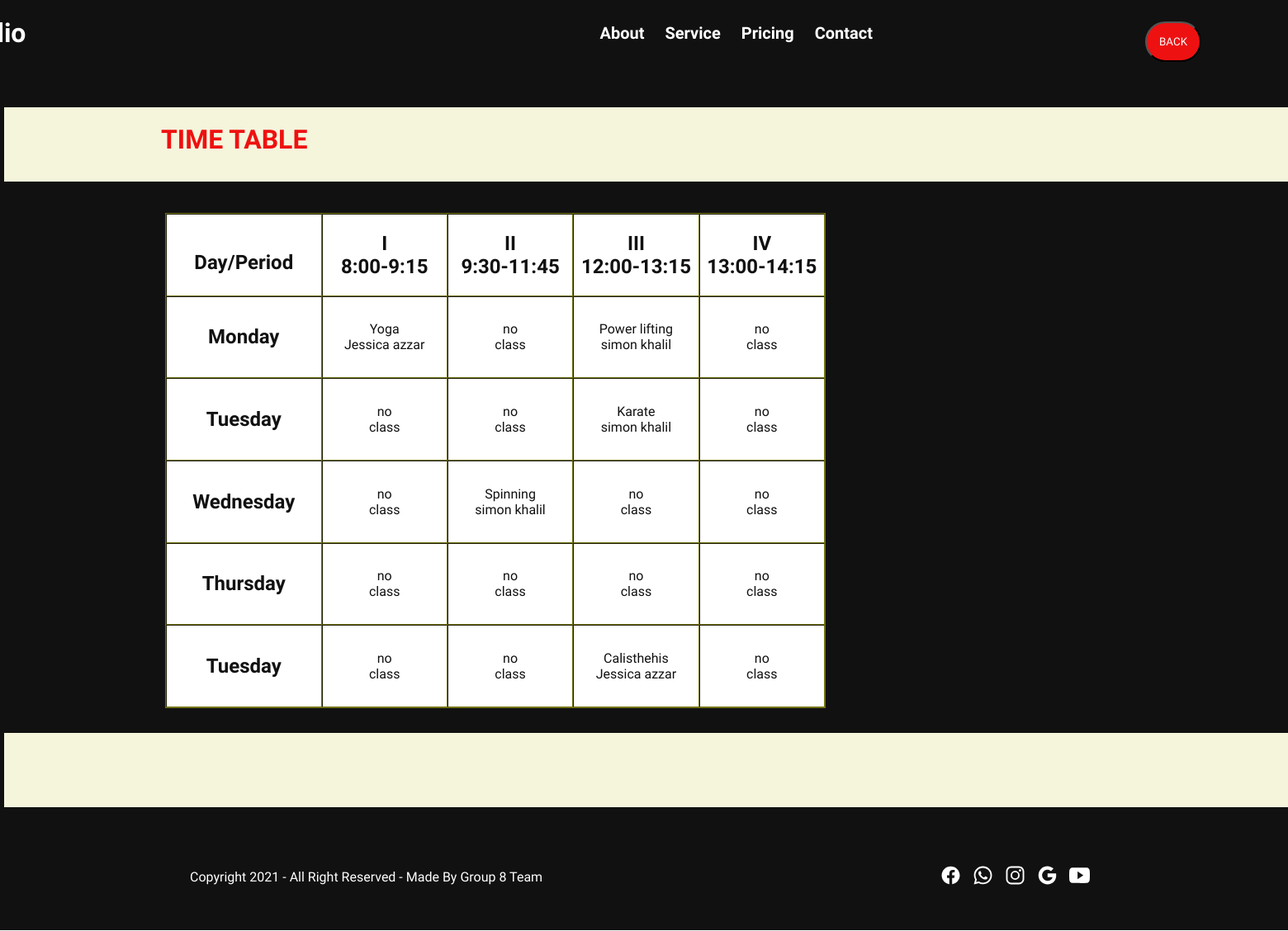
The app's page /viewschedule with its own data.
### gymApp/models.py (models this page shows, shortened)
class Class(models.Model):
  Class_id=models.CharField(primary_key=True,max_length=2)
  Class_name=models.CharField(max_length=30)
  Class_instructor=models.ForeignKey(Instructor,on_delete=models.CASCADE)
  Class_capacity=models.IntegerField(default=20)

class Instructor(models.Model):
    Male = 'M'
    Female = 'F'
    Gender = [
    ('M', 'Male'),
    ('F', 'Female'),
]
    Instructor_name = models.CharField(max_length=30)
    Instructor_email = models.CharField(max_length=30)
    Instructor_phone = models.IntegerField(default=0)
    Instructor_age=models.IntegerField()
    Instructor_photo=models.CharField(max_length=100)
    Instructor_specialty=models.CharField(max_length=100)
    Instructor_gender=models.CharField(
        max_length=1,
        choices=Gender,
        default=Male,
    )

### gymApp/views.py (the view)
# urls.py: url(r'^viewschedule$',views.ClassSchedule, name='ClassSchedule'),
def ClassSchedule(request):
    print("route of class chedule")
    S=Class.objects.all()
    M1=["no","class",""]
    M2=["no","class",""]
    M3=["no","class",""]
    M4=["no","class",""]
    T1=["no","class",""]
    T2=["no","class",""]
    T3=["no","class",""]
    T4=["no","class",""]
    W1=["no","class",""]
    W2=["no","class",""]
    W3=["no","class",""]
    W4=["no","class",""]
    R1=["no","class",""]
    R2=["no","class",""]
    R3=["no","class",""]
    R4=["no","class",""]
    F1=["no","class",""]
    F2=["no","class",""]
    F3=["no","class",""]
    F4=["no","class",""]
    Classes=Class.objects.all()
    timeslot=[]
    classname=[]
    instructor=[]
    capacity=[]
    for Clas in Classes:
        timeslot.append(Clas.Class_id)
        classname.append(Clas.Class_name)
        instructor.append(Clas.Class_instructor.Instructor_name)
        capacity.append(Clas.Class_capacity)
    index=0
    print(timeslot)
    print(classname)
    print(instructor)
    for x in timeslot:
        if x=='11':
            M1=[str(classname[index]),str(instructor[index]),str(capacity[index])]
        elif x=="12":
            M2=[str(classname[index]),str(instructor[index]),str(capacity[index])]
        elif x=="13":
            M3=[str(classname[index]),str(instructor[index]),str(capacity[index])]
        elif x=="14":
            M4=[str(classname[index]),str(instructor[index]),str(capacity[index])]
        elif x=='21':
            T1=[str(classname[index]),str(instructor[index]),str(capacity[index])]
        elif x=="22":
            T2=[str(classname[index]),str(instructor[index]),str(capacity[index])]
        elif x=="23":
            T3=[str(classname[index]),str(instructor[index]),str(capacity[index])]
        elif x=="24":
            T4=[str(classname[index]),str(instructor[index]),str(capacity[index])]
        elif x=='31':
            W1=[str(classname[index]),str(instructor[index]),str(capacity[index])]
        elif x=="32":
            W2=[str(classname[index]),str(instructor[index]),str(capacity[index])]
        elif x=="33":
            W3=[str(classname[index]),str(instructor[index]),str(capacity[index])]
        elif x=="34":
            W4=[str(classname[index]),str(instructor[index]),str(capacity[index])]
        elif x=='41':
            R1=[str(classname[index]),str(instructor[index]),str(capacity[index])]
        elif x=="42":
            R2=[str(classname[index]),str(instructor[index]),str(capacity[index])]
        elif x=="43":
            R3=[str(classname[index]),str(instructor[index]),str(capacity[index])]
        elif x=="44":
            R4=[str(classname[index]),str(instructor[index]),str(capacity[index])]
        elif x=="51":
            F1=[str(classname[index]),str(instructor[index]),str(capacity[index])]
        elif x=="52":
            F2=[str(classname[index]),str(instructor[index]),str(capacity[index])]
        elif x=="53":
            F3=[str(classname[index]),str(instructor[index]),str(capacity[index])]
        elif x=="54":
            F4=[str(classname[index]),str(instructor[index]),str(capacity[index])]
        index=index+1
    data={'M10':M1[0],'M11':M1[1],'M12':M1[2],
        'M20':M2[0],'M21':M2[1],'M22':M2[2],
        'M30':M3[0],'M31':M3[1],'M32':M3[2],
        'M40':M4[0],'M41':M4[1],'M42':M4[2],
        'T10':T1[0],'T11':T1[1],'T12':T1[2],
        'T20':T2[0],'T21':T2[1],'T22':T2[2],
        'T30':T3[0],'T31':T3[1],'T32':T3[2],
        'T40':T4[0],'T41':T4[1],'T42':T4[2],
        'W10':W1[0],'W11':W1[1],'W12':W1[2],
        'W20':W2[0],'W21':W2[1],'W22':W2[2],
        'W30':W3[0],'W31':W3[1],'W32':W3[2],
        'W40':W4[0],'W41':W4[1],'W42':W4[2],
        'R10':R1[0],'R11':R1[1],"R12":R1[2],
        'R20':R2[0],'R21':R2[1],"R22":R2[2],
        'R30':R3[0],'R31':R3[1],"R32":R3[2],
        'R40':R4[0],'R41':R4[1],"R42":R4[2],
        'F10':F1[0],'F11':F1[1],"F12":F1[2],
        'F20':F2[0],'F21':F2[1],"F22":F2[2],
        'F30':F3[0],'F31':F3[1],"F32":F3[2],
        'F40':F4[0],'F41':F4[1],"F42":F4[2]}
    if "uname" in request.session:
        return render(request,'reserveclass.html',context=data)
    else:
        return render(request,'schedule.html',context=data)

### templates/schedule.html (shortened to what this page needs)
<!DOCTYPE html>
<html>
<head>
<link rel="stylesheet" type="text/css" href="/static/CSS/index.css">
</head>
<body>
<div class="container-fluid">
<div class="navbar">
<h1>Portfolio</h1>
<ul>
<li>About</li>
<li>Service</li>
<li>Pricing</li>
<li>Contact</li>
</ul>
<button  style="margin-left:10px;Background-color:#e11;padding: 15px;border-radius: 2em;"><a class="clsass1" href="http://localhost:8000/">BACK</a></button>
</div>
<div class="table1" ><div style="padding:20px;padding-top:20px;background-color:beige;width:2200px;margin-top:-150px;margin-left:-195px;height:50px;"><h1 style="color:#e11 ;margin-left:170px;">TIME TABLE</h1></div><br><br>
    <table border="5" cellspacing="0" align="center">
        <tr>
            <td align="center" height="60"
                width="100"><br>
                <b>Day/Period</b></br>
            </td>
            <td align="center" height="60"
                width="100">
                <b>I<br>8:00-9:15</b>
            </td>
            <td align="center" height="60"
                width="100">
                <b>II<br>9:30-11:45</b>
            </td>
            <td align="center" height="60"
                width="100">
                <b>III<br>12:00-13:15</b>
            </td>
            <td align="center" height="60"
                width="100">
                <b>IV<br>13:00-14:15</b>
            </td>
        </tr>
        <tr>
            <td align="center" height="60">
                <b>Monday</b></td>
            <td id ="11" align="center" height="60">{{M10}}<br> {{M11}}</td>
            <td id ="12" align="center" height="60">{{M20}}<br> {{M21}}</td>
            <td id ="13" align="center" height="60">{{M30}}<br> {{M31}}</td>
            <td id ="14" align="center" height="60">{{M40}}<br> {{M41}}</td>
        </tr>
        <tr>
            <td align="center" height="60">
                <b>Tuesday</b>
            </td>
            <td id ="21"  align="center" height="60">{{T10}}<br> {{T11}}</td>
            <td id ="22"  align="center" height="60">{{T20}}<br> {{T21}}</td>
            <td id ="23"  align="center" height="60">{{T30}}<br> {{T31}}</td>
            <td id ="24"  align="center" height="60">{{T40}}<br> {{T41}}</td>
        </tr>
        <tr>
            <td   align="center" height="60">
                <b>Wednesday</b>
            </td>
            <td  id ="31" align="center" height="60">{{W10}}<br> {{W11}}</td>
            <td  id ="32" align="center" height="60">{{W20}}<br> {{W21}}</td>
            <td  id ="33" align="center" height="60">{{W30}}<br> {{W31}}</td>
            <td  id ="34" align="center" height="60">{{W40}}<br> {{W41}}</td>
        </tr>
        <tr>
            <td align="center" height="60">
                <b>Thursday</b>
            </td>
            <td id ="41"  align="center" height="60">{{R10}}<br> {{R11}}</td>
            <td  id ="42" align="center" height="60">{{R20}}<br> {{R21}}</td>
            <td  id ="43" align="center" height="60">{{R30}}<br> {{R31}}</td>
            <td id ="44"  align="center" height="60">{{R40}}<br> {{R41}}</td>
        </tr>
        <tr>
            <td   align="center" height="60">
                <b>Tuesday</b>
            </td>
            <td  id ="51" align="center" height="60">{{F10}}<br> {{F11}}</td>
            <td id ="52"  align="center" height="60">{{F20}}<br> {{F21}}</td>
            <td  id ="53" align="center" height="60">{{F30}}<br> {{F31}}</td>
            <td  id ="54" align="center" height="60">{{F40}}<br> {{F41}}</td>
        </tr>
    </table>
<div style="padding:20px;padding-top:20px;background-color:beige;width:2200px;margin-top:30px;margin-left:-195px;height:50px;"><h1 style="color:#e11 ;margin-left:170px;"></h1></div>
</div>
<div class="footer-fluid" style="margin-top:-130px;">
<div class="footer">
    <p>Copyright 2021 - All Right Reserved - Made By Group 8 Team </p>
<div class="icon">
    <ion-icon name="logo-facebook"></ion-icon>
    <ion-icon name="logo-whatsapp"></ion-icon>
    <ion-icon name="logo-instagram"></ion-icon>
    <ion-icon name="logo-google"></ion-icon>
    <ion-icon name="logo-youtube"></ion-icon>
</div>
</div>
</div>
</body>
</html>

### static/CSS/index.css (style rules this page uses)
a { text-decoration: none; color:white; }
button { margin-top:20px; padding:10px; border-radius: 1em; }
* { margin:0; padding:0; font-family: 'Comfortaa', cursive; }
.container-fluid { width: 100%; background:#111; color: #fff; }
.navbar { width: 1350px; height: 80px; margin:auto; display: flex; justify-content: space-between; align-items: center; }
.navbar h1 { margin-left:-200px; padding-right: 400px; }
.navbar ul { display: flex; align-items: center; justify-content: center; list-style: none; }
.navbar ul li { margin-right: 25px; font-size: 20px; cursor: pointer; font-weight: bold; transition: .5s; }
.table1 { margin-left:200px; margin-top:200px; padding-bottom: 150px; }
.table1 table { border: 1px solid rgb(116, 116, 23); width:800px; height:600px; }
b { font-size:x-large; font-weight: 30px; }
.table1 td { background-color:white; color:#111; }
.footer-fluid { width: 100%; background-color: #111; }
.footer { width: 1200px; margin: auto; padding:50px; display: flex; box-sizing: border-box; justify-content: space-between; align-items: center; }
.footer p { color: #fff; }
.footer ion-icon { color: #fff; font-size: 25px; margin-right: 10px; cursor: pointer; transition: .5s; }

### records on screen
Class: Class_name "Yoga"
Instructor: Instructor_name "Jessica azzar"
Class: Class_name "Power lifting"
Instructor: Instructor_name "simon khalil"
Class: Class_name "Karate"
Class: Class_name "Spinning"
Class: Class_name "Calisthehis"

### other values on screen
{{ M20 }} "no"
{{ M21 }} "class"
{{ M40 }} "no"
{{ M41 }} "class"
{{ T10 }} "no"
{{ T11 }} "class"
{{ T20 }} "no"
{{ T21 }} "class"
{{ T40 }} "no"
{{ T41 }} "class"
{{ W10 }} "no"
{{ W11 }} "class"
{{ W30 }} "no"
{{ W31 }} "class"
{{ W40 }} "no"
